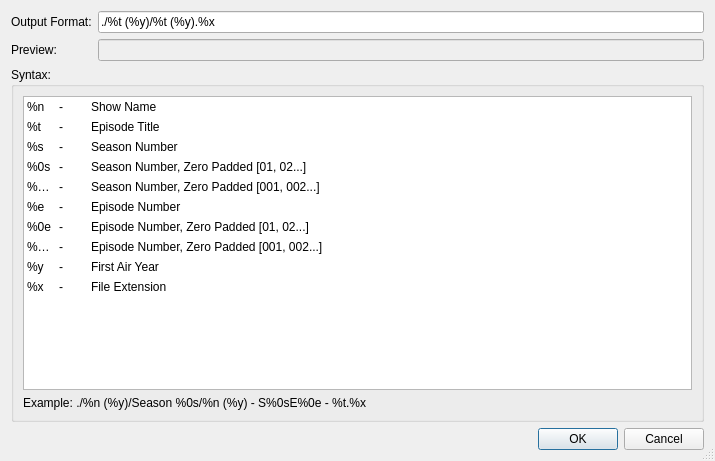
<?xml version="1.0" encoding="UTF-8"?>
<ui version="4.0">
 <class>ShowSettings</class>
 <widget class="QDialog" name="ShowSettings">
  <property name="geometry">
   <rect>
    <x>0</x>
    <y>0</y>
    <width>715</width>
    <height>461</height>
   </rect>
  </property>
  <property name="windowTitle">
   <string>Show Settings</string>
  </property>
  <property name="windowOpacity">
   <double>0.900000000000000</double>
  </property>
  <property name="sizeGripEnabled">
   <bool>true</bool>
  </property>
  <layout class="QVBoxLayout" name="verticalLayout">
   <item>
    <layout class="QGridLayout" name="gridLayout_2">
     <item row="0" column="0">
      <widget class="QLabel" name="label">
       <property name="text">
        <string>Output Format:</string>
       </property>
      </widget>
     </item>
     <item row="0" column="1">
      <widget class="QLineEdit" name="txtMSOutFormat">
       <property name="text">
        <string>./%t (%y)/%t (%y).%x</string>
       </property>
      </widget>
     </item>
     <item row="1" column="0">
      <widget class="QLabel" name="label_2">
       <property name="text">
        <string>Preview:</string>
       </property>
      </widget>
     </item>
     <item row="1" column="1">
      <widget class="QLineEdit" name="txtMSPreview">
       <property name="enabled">
        <bool>false</bool>
       </property>
      </widget>
     </item>
    </layout>
   </item>
   <item>
    <widget class="QGroupBox" name="groupBox">
     <property name="title">
      <string>Syntax:</string>
     </property>
     <property name="flat">
      <bool>false</bool>
     </property>
     <layout class="QVBoxLayout" name="verticalLayout_2">
      <item>
       <widget class="QTableWidget" name="tableWidget">
        <property name="editTriggers">
         <set>QAbstractItemView::NoEditTriggers</set>
        </property>
        <property name="tabKeyNavigation">
         <bool>false</bool>
        </property>
        <property name="showDropIndicator" stdset="0">
         <bool>false</bool>
        </property>
        <property name="selectionMode">
         <enum>QAbstractItemView::NoSelection</enum>
        </property>
        <property name="showGrid">
         <bool>false</bool>
        </property>
        <property name="gridStyle">
         <enum>Qt::NoPen</enum>
        </property>
        <property name="wordWrap">
         <bool>false</bool>
        </property>
        <property name="rowCount">
         <number>10</number>
        </property>
        <property name="columnCount">
         <number>3</number>
        </property>
        <attribute name="horizontalHeaderVisible">
         <bool>false</bool>
        </attribute>
        <attribute name="horizontalHeaderCascadingSectionResizes">
         <bool>false</bool>
        </attribute>
        <attribute name="horizontalHeaderDefaultSectionSize">
         <number>32</number>
        </attribute>
        <attribute name="horizontalHeaderStretchLastSection">
         <bool>true</bool>
        </attribute>
        <attribute name="verticalHeaderVisible">
         <bool>false</bool>
        </attribute>
        <attribute name="verticalHeaderMinimumSectionSize">
         <number>20</number>
        </attribute>
        <attribute name="verticalHeaderDefaultSectionSize">
         <number>20</number>
        </attribute>
        <row/>
        <row/>
        <row/>
        <row/>
        <row/>
        <row/>
        <row/>
        <row/>
        <row/>
        <row/>
        <column/>
        <column/>
        <column/>
        <item row="0" column="0">
         <property name="text">
          <string>%n</string>
         </property>
        </item>
        <item row="0" column="1">
         <property name="text">
          <string>-</string>
         </property>
        </item>
        <item row="0" column="2">
         <property name="text">
          <string>Show Name</string>
         </property>
        </item>
        <item row="1" column="0">
         <property name="text">
          <string>%t</string>
         </property>
        </item>
        <item row="1" column="1">
         <property name="text">
          <string>-</string>
         </property>
        </item>
        <item row="1" column="2">
         <property name="text">
          <string>Episode Title</string>
         </property>
        </item>
        <item row="2" column="0">
         <property name="text">
          <string>%s</string>
         </property>
        </item>
        <item row="2" column="1">
         <property name="text">
          <string>-</string>
         </property>
        </item>
        <item row="2" column="2">
         <property name="text">
          <string>Season Number</string>
         </property>
        </item>
        <item row="3" column="0">
         <property name="text">
          <string>%0s</string>
         </property>
        </item>
        <item row="3" column="1">
         <property name="text">
          <string>-</string>
         </property>
        </item>
        <item row="3" column="2">
         <property name="text">
          <string>Season Number, Zero Padded [01, 02...]</string>
         </property>
        </item>
        <item row="4" column="0">
         <property name="text">
          <string>%00s</string>
         </property>
        </item>
        <item row="4" column="1">
         <property name="text">
          <string>-</string>
         </property>
        </item>
        <item row="4" column="2">
         <property name="text">
          <string>Season Number, Zero Padded [001, 002...]</string>
         </property>
        </item>
        <item row="5" column="0">
         <property name="text">
          <string>%e</string>
         </property>
        </item>
        <item row="5" column="1">
         <property name="text">
          <string>-</string>
         </property>
        </item>
        <item row="5" column="2">
         <property name="text">
          <string>Episode Number</string>
         </property>
        </item>
        <item row="6" column="0">
         <property name="text">
          <string>%0e</string>
         </property>
        </item>
        <item row="6" column="1">
         <property name="text">
          <string>-</string>
         </property>
        </item>
        <item row="6" column="2">
         <property name="text">
          <string>Episode Number, Zero Padded [01, 02...]</string>
         </property>
        </item>
        <item row="7" column="0">
         <property name="text">
          <string>%00e</string>
         </property>
        </item>
        <item row="7" column="1">
         <property name="text">
          <string>-</string>
         </property>
        </item>
        <item row="7" column="2">
         <property name="text">
          <string>Episode Number, Zero Padded [001, 002...]</string>
         </property>
        </item>
        <item row="8" column="0">
         <property name="text">
          <string>%y</string>
         </property>
        </item>
        <item row="8" column="1">
         <property name="text">
          <string>-</string>
         </property>
        </item>
        <item row="8" column="2">
         <property name="text">
          <string>First Air Year</string>
         </property>
        </item>
        <item row="9" column="0">
         <property name="text">
          <string>%x</string>
         </property>
        </item>
        <item row="9" column="1">
         <property name="text">
          <string>-</string>
         </property>
        </item>
        <item row="9" column="2">
         <property name="text">
          <string>File Extension</string>
         </property>
        </item>
       </widget>
      </item>
      <item>
       <widget class="QLabel" name="label_6">
        <property name="text">
         <string>Example: ./%n (%y)/Season %0s/%n (%y) - S%0sE%0e - %t.%x</string>
        </property>
       </widget>
      </item>
     </layout>
    </widget>
   </item>
   <item>
    <widget class="QDialogButtonBox" name="buttonBox">
     <property name="orientation">
      <enum>Qt::Horizontal</enum>
     </property>
     <property name="standardButtons">
      <set>QDialogButtonBox::Cancel|QDialogButtonBox::Ok</set>
     </property>
    </widget>
   </item>
  </layout>
 </widget>
 <resources/>
 <connections>
  <connection>
   <sender>buttonBox</sender>
   <signal>accepted()</signal>
   <receiver>ShowSettings</receiver>
   <slot>accept()</slot>
   <hints>
    <hint type="sourcelabel">
     <x>248</x>
     <y>254</y>
    </hint>
    <hint type="destinationlabel">
     <x>157</x>
     <y>274</y>
    </hint>
   </hints>
  </connection>
  <connection>
   <sender>buttonBox</sender>
   <signal>rejected()</signal>
   <receiver>ShowSettings</receiver>
   <slot>reject()</slot>
   <hints>
    <hint type="sourcelabel">
     <x>316</x>
     <y>260</y>
    </hint>
    <hint type="destinationlabel">
     <x>286</x>
     <y>274</y>
    </hint>
   </hints>
  </connection>
 </connections>
</ui>
